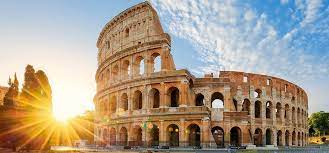
#> input picture homeworks/colloseum.jpg, 329 x 153 px
$ jupyter execute hw01_numpy-checkpoint.ipynb
#> lines starting #> are read from the running program, lines starting #| are printed output that depends on the picture
# Домашняя работа 1. Numpy

Это первая короткая домашка на закрепление пройденного на вводных семинарах.

*Дедлайн: 20 сентября, 21:00*

### Оценивание и штрафы
Все задачки в этом задании весят **одинаковое** число баллов. Максимально допустимая оценка за работу — **5 баллов**.

Задание выполняется самостоятельно,  иначе все сопричастные получат 0 баллов :) Если вы нашли решение какого-то из заданий (или его часть) в открытом источнике, необходимо указать ссылку на этот источник в отдельном блоке в конце вашей работы.

### О задании

Во всех задачах необходимо дописать функции и убедиться, что они работают.
Вам в помощь уже прописаны [asserts](https://python-reference.readthedocs.io/en/latest/docs/statements/assert.html), которые точно должны быть пройдены :)

При решении задач нельзя использовать циклы (`for`, `while`) и оператор `if` (там, где не просят для сравнения).

Везде, где встречаются массивы или матрицы, подразумевается, что это `numpy.array`.

[cell 1]
import numpy as np

#### Задача 1

Найдите максимальный элемент в векторе среди элементов, перед которыми стоит нулевой.

Пример:

`Input: np.array([6, 2, 0, 3, 0, 0, 5, 7, 0])`

`Output: 5`

[cell 2]
def max_after_zero(x: np.array) -> int:
    b = np.where(x[:-1]==0) + np.asarray(1)
    return x[b].max()

[cell 3]
x = np.array([0, 1, 2, 0, 6, 0, 10, 0])
assert max_after_zero(x) == 10
print("OK")

#### Задача 2

Дан трёхмерный массив `img`, содержащий изображение размера `(height, width, numChannels)`, а также вектор `weights` длины `numChannels`. Сложите каналы изображения с указанными весами и верните результат в виде матрицы размера `(height, width)`.

В ноутбуке приведите пример работы функции – преобразуйте цветное изображение в оттенки серого, использовав коэффициенты `np.array([0.299, 0.587, 0.114])`. Возьмите прикольную картинку на радость ассистенту и нарисуйте ее до и после преобразования.

[cell 4]
def grayscale(img: np.array, weights: np.array) -> np.array:
    return np.dot(img, weights)

[cell 5]
img = np.arange(1*2*3).reshape(1, 2, 3)
weights = np.array([0.299, 0.587, 0.114])
res = np.array([[ 0.815,  3.815]])
assert np.allclose(grayscale(img, weights), res)
print("OK")

[cell 6]
from PIL import Image
from matplotlib.pyplot import imshow
image = Image.open('colloseum.jpg')
#> image is the input picture: PIL image 329x153 RGB; mean R, G, B 168.7, 156, 140.1
imshow(image)
arr = np.asarray(image)

[cell 7]
new_arr = grayscale(arr, weights)
#> in grayscale (call 2), `return np.dot(img, weights)`:
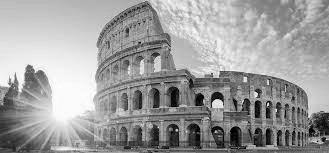
#> returned value: shape (153, 329) float64; min 0.94, max 255, mean 158
im = Image.fromarray(new_arr)
imshow(im)

#### Задача 3

Даны две выборки объектов — X и Y (с одинаковым числом столбцов, объекты расположены по строкам). Вычислите матрицу евклидовых расстояний между объектами.

Для этой задачи реализуйте также функцию без использования numpy (с циклами). Сравните по скорости работы векторизованную версию с невекторизованной и с готовой реализацией `scipy.spatial.distance.cdist` на случайно сгенерированных матрицах размера 100 x 1000 (сравнения приведите ниже в ноутбуке).

[cell 8]
def cdist_numpy(X: np.array, Y: np.array) -> np.array:
    Z = X[:,None] - Y[None,:]
    Z = (Z**2).sum(axis = 2)
    Z = np.sqrt(Z)
    return Z

[cell 9]
def cdist_python(X: np.array, Y: np.array) -> np.array:
    a = np.zeros((len(X),len(Y)))
    for x_row in range(len(X)):
        for y_row in range(len(Y)):
             for i in range(len(X[0])):
                    a[x_row][y_row] += (X[x_row][i] - Y[y_row][i])**2
             a[x_row][y_row] = a[x_row][y_row]**(0.5)
    return a

[cell 10]
from scipy.spatial.distance import cdist
X = np.arange(12).reshape(4, 3)
Y = np.arange(1, 16).reshape(5, 3)
assert np.allclose(cdist(X, Y), cdist_numpy(X, Y))
assert np.allclose(cdist(X, Y), cdist_python(X, Y))
print("OK")

[cell 11]
import timeit
from scipy.spatial.distance import cdist
X = np.random.rand(100,1000)
Y = np.random.rand(100,1000)


timer_python = timeit.timeit('cdist_python(X,Y)','from __main__ import cdist_python, X, Y',number = 1)
timer_numpy = timeit.timeit('cdist_numpy(X,Y)','from __main__ import cdist_numpy, X, Y',number = 1)
timer_scipy = timeit.timeit('cdist(X,Y)','from __main__ import cdist,X,Y',number = 1)

print('Python: ', timer_python)
print('Numpy: ', timer_numpy)
print('Scipy: ', timer_scipy)

#### Задача 4

Напишите функцию, которая составляет блочную матрицу из четырех блоков, где каждый блок — это заданная матрица. Например, если на вход поступает матрица
$$
\begin{pmatrix}
0 & 1 & 2\\
3 & 4 & 5\\
\end{pmatrix},
$$
то ответом будет матрица
$$
\begin{pmatrix}
0 & 1 & 2 & 0 & 1 & 2\\
3 & 4 & 5 & 3 & 4 & 5\\
0 & 1 & 2 & 0 & 1 & 2\\
3 & 4 & 5 & 3 & 4 & 5\\
\end{pmatrix}
$$

[cell 12]
def block_matrix(block: np.array) -> np.array:
    return np.tile(block,(2,2))

[cell 13]
block = np.array([[1, 3, 3], [7, 0, 0]])

assert np.allclose(
    block_matrix(block),
    np.array([[1, 3, 3, 1, 3, 3],
              [7, 0, 0, 7, 0, 0],
              [1, 3, 3, 1, 3, 3],
              [7, 0, 0, 7, 0, 0]])
)
print("OK")

#### Задача 5

Напишите функцию, вычисляющую произведение всех ненулевых диагональных элементов квадратной матрицы. Например, если на вход поступает матрица
$$
\begin{pmatrix}
0 & 1 & 2\\
3 & 4 & 5\\
6 & 7 & 8\\
\end{pmatrix},
$$
то ответом будет 32.

Элементы матрицы можно считать целочисленными.

[cell 14]
def diag_prod(matrix: np.array) -> int:
    diag_elements = matrix.diagonal()
    diag_nonzero_elements = diag_elements[np.nonzero(diag_elements)]
    return np.prod(diag_nonzero_elements)

[cell 15]
matrix = np.array([[0, 1, 2, 3],
                   [4, 5, 6, 7],
                   [8, 9, 10, 11],
                   [12, 13, 14, 15]])

assert diag_prod(matrix) == 750
print("OK")

#### Задача 6

Во многих алгоритмах машинного обучения бывает полезно нормировать признаки, то есть приводить их к одному масштабу (например, от -1 до 1). Существуют разные способы, один из них — стандартизировать признаки, то есть вычесть из каждого значения признака его математическое ожидание и разделить на корень из дисперсии. Напишите функцию, нормализующую входящую матрицу (признаки расположены по столбцам). Например, если на вход подается матрица
$$
\begin{pmatrix}
1 & 4 & 4200\\
0 & 10 & 5000\\
1 & 2 & 1000\\
\end{pmatrix},
$$
то результатом с точностью до сотых будет матрица
$$
\begin{pmatrix}
0.71 & -0.39 & 0.46\\
-1.41 & 1.37 & 0.93\\
0.71 & -0.98 & -1.39\\
\end{pmatrix}
$$

В преобразованной матрице не должно быть nan. Подумайте, в каком случае они могут возникнуть и как обойти эту проблему. Можете сослаться на склерновскую реализацию, `sklearn.preprocessing.StandardScaler`.

[cell 16]
def normalize(matrix: np.array) -> np.array:
    m = np.mean(matrix, axis = 0)
    td = np.std(matrix, axis = 0)
    return (matrix - m)/td

[cell 17]
matrix = np.array([[1, 4, 4200], [0, 10, 5000], [1, 2, 1000]])

assert np.allclose(
    normalize(matrix),
    np.array([[ 0.7071, -0.39223,  0.46291],
              [-1.4142,  1.37281,  0.92582],
              [ 0.7071, -0.98058, -1.38873]])
)
print("OK")

[cell 18]
matrix = np.array([[-7, 2, 42], [2, 10, 50], [5, 4, 10]])

assert np.allclose(
    normalize(matrix),
    np.array([[-1.37281, -0.98058,  0.46291],
              [ 0.39223,  1.37281,  0.92582],
              [ 0.98058, -0.39223, -1.38873]])
)
print("OK")

#### Задача 7

Напишите функцию, вычисляющую первообразную полинома (в качестве константы возьмите $42$). Например, если на вход поступает массив коэффициентов `array([4, 6, 0, 1])`, что соответствует полиному $4x^3 + 6x^2 + 1$, на выходе получается массив коэффициентов `array([1, 2, 0, 1, 42])`, соответствующий полиному $x^4 + 2x^3 + x + 42$.

[cell 19]
def antiderivative(coefs: np.array) -> np.array:
    num = np.arange(1,len(coefs)+1)
    num = np.flip(num)
    res = coefs/num
    res = np.append(res,42)
    return res

[cell 20]
coefs = np.array([4, 6, 0, 1])

assert np.allclose(
    antiderivative(coefs),
    np.array([1., 2., 0., 1., 42.])
)
print("OK")

[cell 21]
coefs = np.array([1, 7, -12, 21, -6])

assert np.allclose(
    antiderivative(coefs),
    np.array([ 0.2, 1.75, -4., 10.5, -6., 42.])
)
print("OK")

#### Задача 8

Напишите функцию, которая превращает [треугольную матрицу](https://ru.wikipedia.org/wiki/%D0%A2%D1%80%D0%B5%D1%83%D0%B3%D0%BE%D0%BB%D1%8C%D0%BD%D0%B0%D1%8F_%D0%BC%D0%B0%D1%82%D1%80%D0%B8%D1%86%D0%B0) в симметричную. Например, если на вход поступает матрица
$$
\begin{pmatrix}
1 & 2 & 3 & 4\\
0 & 5 & 6 & 7\\
0 & 0 & 8 & 9\\
0 & 0 & 0 & 10\\
\end{pmatrix},
$$
то на выходе должна быть матрица
$$
\begin{pmatrix}
1 & 2 & 3 & 4\\
2 & 5 & 6 & 7\\
3 & 6 & 8 & 9\\
4 & 7 & 9 & 10\\
\end{pmatrix}.
$$

[cell 22]
def make_symmetric(matrix: np.array) -> np.array:
    res = matrix + np.swapaxes(matrix,0,1)
    np.fill_diagonal(res, res.diagonal()/2)
    return res

[cell 23]
matrix = np.array([[1, 2, 3, 4], [0, 5, 6, 7], [0, 0, 8, 9], [0, 0, 0, 10]])

assert np.allclose(
    make_symmetric(matrix),
    np.array([[ 1,  2,  3,  4],
              [ 2,  5,  6,  7],
              [ 3,  6,  8,  9],
              [ 4,  7,  9, 10]])
)
print("OK")

[cell 24]
matrix = np.array([[10, 21, 32, 49], [0, 53, 62, 78], [0, 0, 82, 92], [0, 0, 0, 10]])

assert np.allclose(
    make_symmetric(matrix),
    np.array([[10, 21, 32, 49],
              [21, 53, 62, 78],
              [32, 62, 82, 92],
              [49, 78, 92, 10]])
)
print("OK")

#### Задача 9

Напишите функцию, создающую прямоугольную матрицу из m одинаковых строк, заполненных последовательными натуральными числами от a до b включительно в возрастающем порядке. Например, если m = 5, a = 3, b = 10, то на выходе будет матрица
$$
\begin{pmatrix}
3 & 4 & 5 & 6 & 7 & 8 & 9 & 10\\
3 & 4 & 5 & 6 & 7 & 8 & 9 & 10\\
3 & 4 & 5 & 6 & 7 & 8 & 9 & 10\\
3 & 4 & 5 & 6 & 7 & 8 & 9 & 10\\
3 & 4 & 5 & 6 & 7 & 8 & 9 & 10\\
\end{pmatrix}
$$

[cell 25]
def construct_matrix(m: int, a: int, b: int) -> np.array:
    arr = np.arange(a,b+1)
    res = np.tile(arr,m)
    return np.reshape(res,(m,b-a+1))

[cell 26]
m = 5
a = 3
b = 10

assert np.allclose(
    construct_matrix(m, a, b),
    np.array([[ 3,  4,  5,  6,  7,  8,  9, 10],
              [ 3,  4,  5,  6,  7,  8,  9, 10],
              [ 3,  4,  5,  6,  7,  8,  9, 10],
              [ 3,  4,  5,  6,  7,  8,  9, 10],
              [ 3,  4,  5,  6,  7,  8,  9, 10]])
)
print("OK")

[cell 27]
m = 3
a = 2
b = 6

assert np.allclose(
    construct_matrix(m, a, b),
    np.array([[2, 3, 4, 5, 6],
              [2, 3, 4, 5, 6],
              [2, 3, 4, 5, 6]])
)
